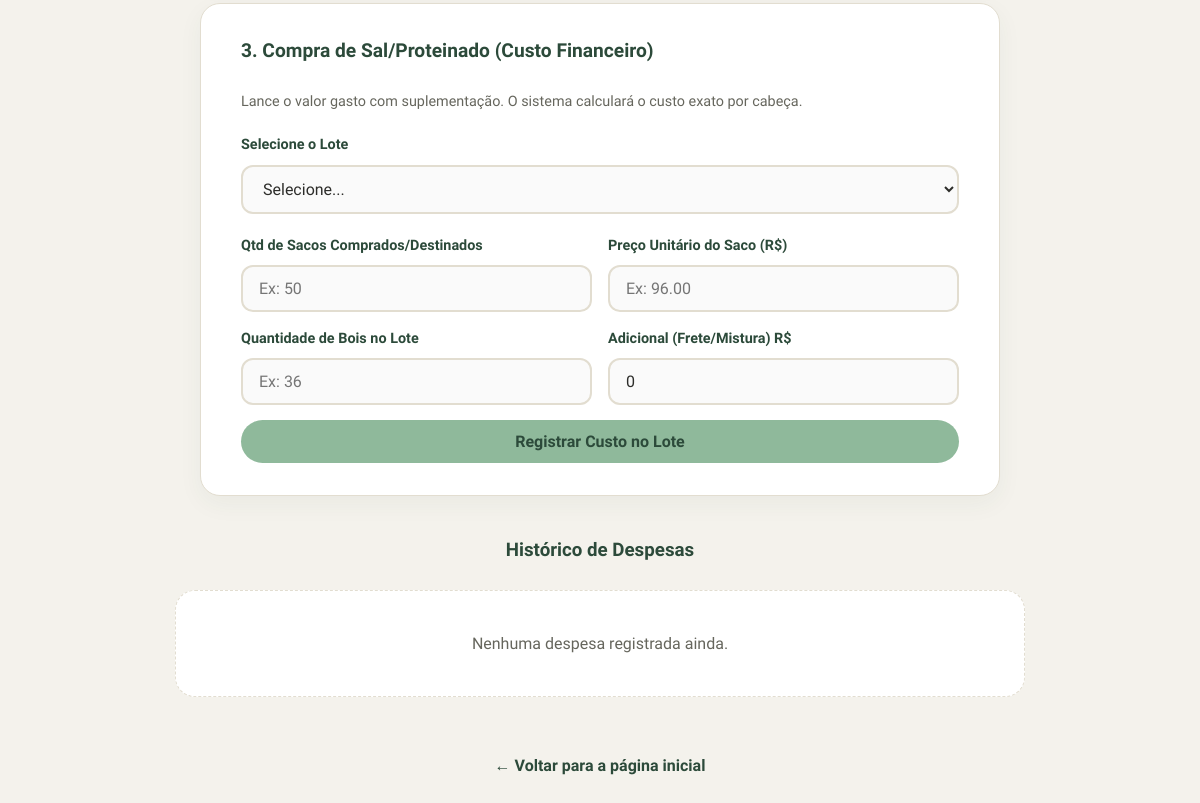
Page /despesas (signed in, lower part) on the earlier database version.
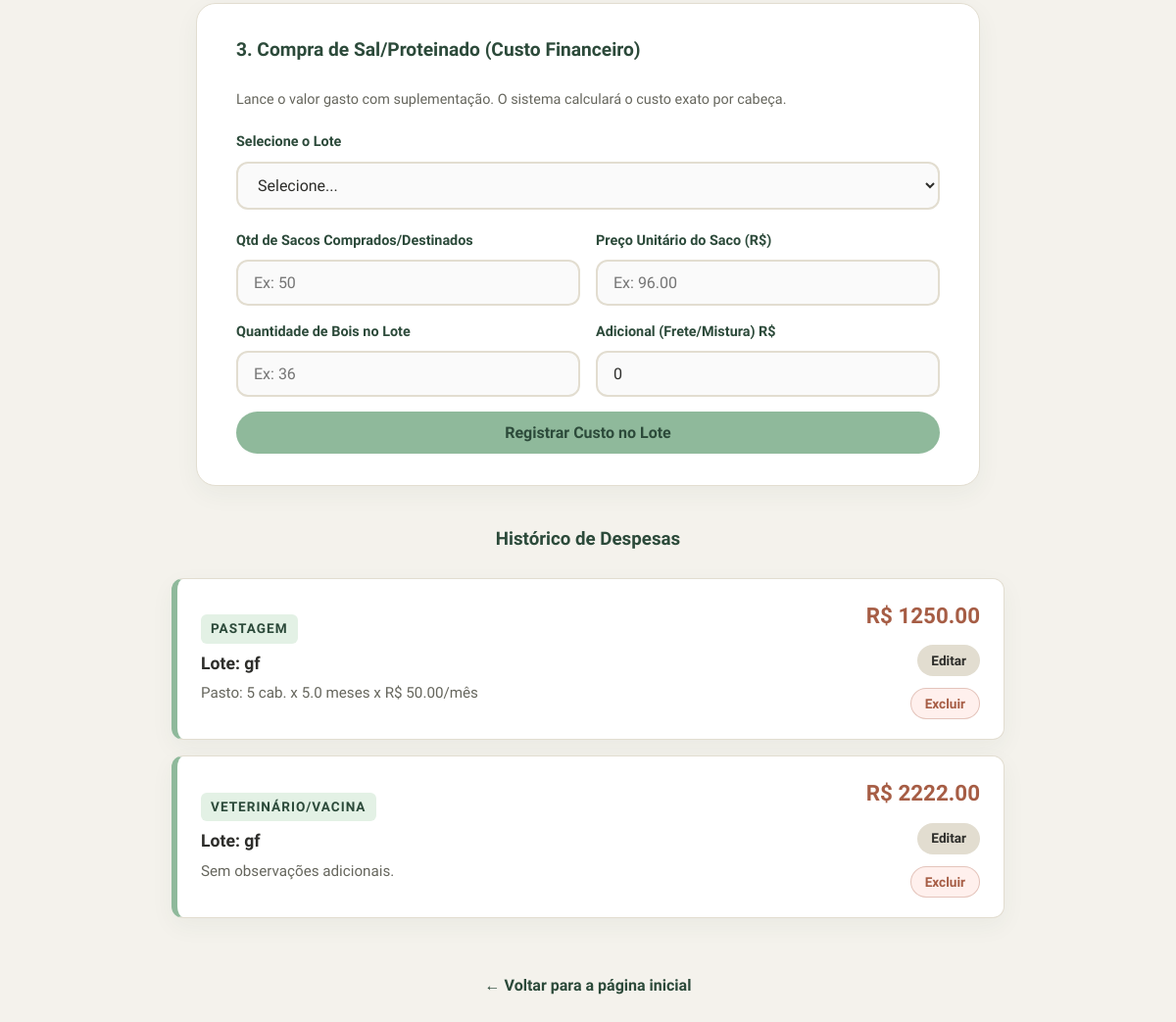
Same page on the later database version.
### tables this page shows
CREATE TABLE despesas (
                    id INTEGER PRIMARY KEY AUTOINCREMENT,
                    lote_id INTEGER,
                    categoria TEXT,
                    valor REAL,
                    observacao TEXT,
                    FOREIGN KEY(lote_id) REFERENCES lotes(id) ON DELETE CASCADE
                );

CREATE TABLE lotes (
                    id INTEGER PRIMARY KEY AUTOINCREMENT,
                    identificacao TEXT NOT NULL,
                    fase_atual TEXT NOT NULL,
                    categoria_animal TEXT,
                    data_inicio TEXT,
                    qtd_cabecas INTEGER,
                    custo_bezerro_unitario REAL,
                    custo_total_compra REAL,
                    valor_venda_total REAL,
                    total_arrobas_vendidas REAL,
                    status TEXT DEFAULT 'Em Andamento'
                , frigorifico_comprador TEXT, qtd_vendida_total INTEGER DEFAULT 0);

### app.py (the view, shortened to what this page needs)
@app.route('/despesas', methods=['GET', 'POST'])
def despesas():
    conexao = conectar()
    try:
        despesas_lista = conexao.execute('''
            SELECT despesas.*, lotes.identificacao
            FROM despesas JOIN lotes ON despesas.lote_id = lotes.id
            ORDER BY despesas.id DESC
        ''').fetchall()
        lotes_ativos = conexao.execute('SELECT * FROM lotes WHERE status = "Em Andamento"').fetchall()
    finally:
        conexao.close()
    return render_template('despesas.html', despesas=despesas_lista, lotes=lotes_ativos)

### app.py (called while the page is built)
@app.context_processor
def inject_csrf_token():
    if 'csrf_token' not in session:
        session['csrf_token'] = secrets.token_hex(32)
    return dict(csrf_token=session['csrf_token'])

@app.before_request
def verificar_seguranca_global():
    if 'csrf_token' not in session:
        session['csrf_token'] = secrets.token_hex(32)
    rotas_livres = ['login', 'static', 'api_cotacoes']
    if request.endpoint not in rotas_livres and 'usuario_id' not in session:
        return redirect(url_for('login'))
    if request.method == 'POST' and request.endpoint not in ['api_cotacoes', 'login']:
        token = request.form.get('csrf_token') or request.headers.get('X-CSRF-Token')
        if not token or token != session.get('csrf_token'):
            return "Erro 403: Falha na validação CSRF. Requisição rejeitada por segurança.", 403

### config_banco.py (called while the page is built)
def conectar():
    conexao = sqlite3.connect('dados.db')
    conexao.row_factory = sqlite3.Row
    conexao.execute('PRAGMA foreign_keys = ON;')
    return conexao

### templates/despesas.html (shortened to what this page needs)
{% extends "base.html" %}
{% block conteudo %}
<div class="form-caixa" style="max-width: 800px; margin-left: auto; margin-right: auto; margin-bottom: 40px;">
    <h3>3. Compra de Sal/Proteinado (Custo Financeiro)</h3>
    <p style="font-size: 0.9rem; color: var(--texto-suave); margin-bottom: 20px;">
        Lance o valor gasto com suplementação. O sistema calculará o custo exato por cabeça.
    </p>
    <form action="{{ url_for('despesas') }}" method="POST">
        <div class="campo">
            <label>Selecione o Lote</label>
            <select name="lote_id" required>
                <option value="">Selecione...</option>
            </select>
        </div>
        <div class="form-linha">
            <div class="campo">
                <label>Qtd de Sacos Comprados/Destinados</label>
                <input type="number" step="0.1" name="qtd_sacos" placeholder="Ex: 50" required>
            </div>
            <div class="campo">
                <label>Preço Unitário do Saco (R$)</label>
                <input type="number" step="0.01" name="preco_saco" placeholder="Ex: 96.00" required>
            </div>
        </div>
        <div class="form-linha" style="margin-top: 15px;">
            <div class="campo">
                <label>Quantidade de Bois no Lote</label>
                <input type="number" name="qtd_bois_nutricao" placeholder="Ex: 36" required>
            </div>
            <div class="campo">
                <label>Adicional (Frete/Mistura) R$</label>
                <input type="number" step="0.01" name="valor_adicional" value="0">
            </div>
        </div>
        <button type="submit" style="margin-top: 15px; width: 100%;">Registrar Custo no Lote</button>
    </form>
</div>
<div class="container-historico">
    <h3 style="text-align: center; margin-bottom: 24px;">Histórico de Despesas</h3>
    <div class="lista-despesas">
        {% for despesa in despesas %}
        <div class="card-despesa">
            <div class="despesa-info">
                <span class="despesa-categoria">{{ despesa.categoria }}</span>
                <strong class="despesa-lote">Lote: {{ despesa.identificacao }}</strong>
                <p class="despesa-detalhes">{{ despesa.observacao or 'Sem observações adicionais.' }}</p>
            </div>
            <div class="despesa-acao">
                <strong class="despesa-valor">R$ {{ "%.2f"|format(despesa.valor) }}</strong>
                <a href="{{ url_for('editar_despesa', id=despesa.id) }}" class="btn-tabela-secundario" style="margin-bottom: 8px;">Editar</a>
                <form action="{{ url_for('excluir_despesa', id_despesa=despesa.id) }}" method="POST" class="form-excluir" onsubmit="return confirm('Deseja realmente apagar esta despesa?');">
                    <button type="submit" class="btn-tabela-excluir">Excluir</button>
                </form>
            </div>
        </div>
        {% else %}
        <div style="text-align: center; padding: 40px; background-color: var(--branco); border-radius: var(--raio); border: 1px dashed var(--borda);">
            <p style="color: var(--texto-suave); margin: 0;">Nenhuma despesa registrada ainda.</p>
        </div>
        {% endfor %}
    </div>
</div>
<div style="text-align: center; margin-top: 32px;">
    <a class="voltar" href="{{ url_for('index') }}">← Voltar para a página inicial</a>
</div>
{% endblock %}

### templates/base.html (shortened to what this page needs)
<!DOCTYPE html>
<html lang="pt-br">
<head>
    <link rel="stylesheet" href="{{ url_for('static', filename='style.css') }}">
</head>
<body>
    <main class="conteudo">
        {% block conteudo %}{% endblock %}
    </main>
</body>
</html>

### static/style.css (style rules this page uses)
* { box-sizing: border-box; margin: 0; padding: 0; }
:root { --verde-salvia: #8FB99B; --verde-escuro: #2C4A3A; --creme: #F4F2EC; --branco: #FFFFFF; --terracota: #E8B4A0; --terracota-escuro: #A65D45; --texto: #2D2D2A; --texto-suave: #66665D; --borda: #E2DDD0; --raio: 20px; --raio-peq: 12px; --sombra-suave: 0 8px 24px rgba(44, 74, 58, 0.05); --sombra-hover: 0 16px 32px rgba(44, 74, 58, 0.12); --transicao: all 0.3s cubic-bezier(0.25, 0.8, 0.25, 1); }
body { font-family: 'Nunito Sans', Arial, sans-serif; background-color: var(--creme); color: var(--texto); line-height: 1.6; display: flex; flex-direction: column; min-height: 100vh; }
h1, h2, h3, h4 { font-family: 'Baloo 2', 'Nunito Sans', sans-serif; color: var(--verde-escuro); font-weight: 700; text-align: center; margin-bottom: 24px; }
.conteudo { width: 100%; max-width: 1100px; margin: 40px auto; padding: 0 20px; display: flex; flex-direction: column; align-items: center; }
.form-caixa { background-color: var(--branco); border: 1px solid var(--borda); border-radius: var(--raio); padding: 32px 40px; width: 100%; max-width: 600px; margin: 0 auto 32px auto; box-shadow: var(--sombra-suave); }
.form-caixa h3 { margin-bottom: 24px; font-size: 1.2rem; text-align: left; }
.campo { margin-bottom: 20px; width: 100%; }
.campo label { display: block; margin-bottom: 8px; font-weight: 700; font-size: 0.9rem; color: var(--verde-escuro); }
.campo input, .campo select { width: 100%; padding: 12px 16px; border: 2px solid var(--borda); border-radius: var(--raio-peq); font-size: 1rem; font-family: 'Nunito Sans', sans-serif; background-color: #FAFAFA; transition: var(--transicao); color: var(--texto); }
.form-linha { display: grid; grid-template-columns: repeat(auto-fit, minmax(180px, 1fr)); gap: 16px; align-items: end; }
.form-linha .campo { margin-bottom: 0; }
button, .botao { background-color: var(--verde-salvia); color: var(--verde-escuro); border: none; padding: 12px 28px; border-radius: 999px; font-size: 1rem; font-weight: 700; font-family: 'Nunito Sans', sans-serif; cursor: pointer; transition: var(--transicao); display: inline-flex; justify-content: center; align-items: center; text-decoration: none; width: 100%; margin-top: 10px; }
.voltar { display: inline-block; margin-top: 24px; color: var(--verde-escuro); text-decoration: none; font-weight: 700; transition: var(--transicao); }
.form-excluir { margin: 0; padding: 0; display: inline-flex; }
a.btn-tabela, a.btn-tabela-secundario, button.btn-tabela-excluir { width: auto !important; margin: 0 !important; height: 32px; padding: 0 14px; font-size: 0.85rem; font-weight: 700; border-radius: 999px; display: inline-flex; align-items: center; justify-content: center; text-decoration: none; box-shadow: none; transform: none; }
a.btn-tabela-secundario { background-color: #E2DDD0; color: var(--texto); }
button.btn-tabela-excluir { background-color: #FFF0ED; color: var(--terracota-escuro); border: 1px solid rgba(166, 93, 69, 0.3); }
.container-historico { max-width: 850px; margin: 0 auto; width: 100%; }
.lista-despesas { display: flex; flex-direction: column; gap: 16px; }
.card-despesa { background-color: var(--branco); border: 1px solid var(--borda); border-left: 6px solid var(--verde-salvia); border-radius: var(--raio-peq); padding: 20px 24px; display: flex; justify-content: space-between; align-items: center; box-shadow: var(--sombra-suave); transition: var(--transicao); }
.despesa-info { display: flex; flex-direction: column; gap: 6px; }
.despesa-categoria { font-size: 0.85rem; text-transform: uppercase; letter-spacing: 1px; font-weight: 700; color: var(--verde-escuro); background-color: #E3F1E5; padding: 4px 10px; border-radius: 6px; align-self: flex-start; }
.despesa-lote { font-size: 1.1rem; color: var(--texto); font-weight: 600; }
.despesa-detalhes { font-size: 0.95rem; color: var(--texto-suave); margin: 0; line-height: 1.4; }
.despesa-acao { display: flex; flex-direction: column; align-items: flex-end; gap: 12px; min-width: 120px; }
.despesa-valor { font-size: 1.4rem; color: var(--terracota-escuro); font-weight: 700; }

Differences in the rows shown:
added despesas: categoria "PASTAGEM", identificacao "gf", observacao "Pasto: 5 cab. x 5.0 meses x R$ 50.00/mês", valor "1250.00"
added despesas: categoria "VETERINÁRIO/VACINA", identificacao "gf", observacao "Sem observações adicionais.", valor "2222.00"
Other differences:
text no longer shown: "Nenhuma despesa registrada ainda."
